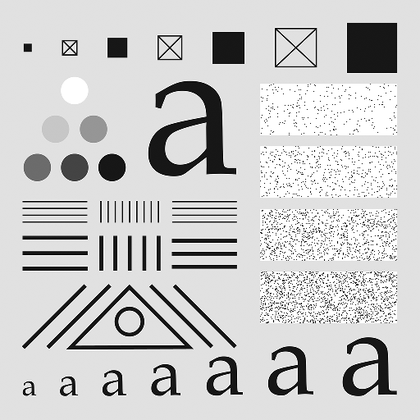
%> input picture Assignment 5/testpattern512.tif, 420 x 420 px, shrunk from 512 x 512 before the run
$ octave P_5_3_c.m   (GNU Octave 9; MATLAB toolbox functions it lacks are replaced by stand-ins)
%> lines starting %> are read from the running program, lines starting %| are printed output that depends on the picture
### Assignment 5/intScaling4e.m
function g = intScaling4e(f,mode,type)
[r,c,n]=size(f);
M0=min(min(f));
%disp(M0)
M1=max(max(f));
%disp(M1)
h=zeros(r,c);
g=zeros(r,c);
if n==3
   f=rgb2gray(f);
end

if mode=="default"
    if M0<0
        mode="full";
    end
    if M0>=0 && M1>1
        for i=1:r
            for j=1:c
                g(i,j)=f(i,j)/M1;

            end
        end

    end
    if M0==0 && M1==1
        for i=1:r
            for j=1:c
                g(i,j)=f(i,j);
            end
        end
    end
end

if mode=="full"
    if type=="integer"
        K=255;
        for i=1:r
            for j=1:c
                h(i,j)=f(i,j)-M0;
                g(i,j)=floor(K*h(i,j)/M1);
            end
        end
        g=uint8(g);
    end
   if type=="floating"
        K=1;
       for i=1:r
            for j=1:c
                h(i,j)=f(i,j)-M0;
                g(i,j)=(K*h(i,j)/M1);
            end
       end
   end
end

if n==3
   g=gray2rgb(g);
end

### Assignment 5/saltPepper4e.m
function g =saltPepper4e(f,ps,pp)
[m,n]=size(f);
y=rand(size(f));    %Creating Uniform Random numbers

y(y<=ps)=1;  %Setting pixel values of y<= ps as 1
y(y>ps & y<=(ps+pp))=0; %Setting pixel values of y between ps and (ps+pp)as 0

%Applying Salt pepper noise to the image f
g=f;
for i=1:m
    for j=1:n
        if y(i,j)==0
            g(i,j)=0;   %Pepper Noise
        end
        if y(i,j)==1
            g(i,j)=1;   %Salt Noise
        end
    end
end

### Assignment 5/P_5_3_c.m
clc;    clear all;
f1=imread("testpattern512.tif");
%> f1 is the input picture: size 420x420 uint8; min 0, max 255, mean 203.8
figure(1);   imshow(f1);  title("Original Image");
f1=double(f1);
%> f1: size 420x420 double
f=intScaling4e(f1,"default","floating");    %Scaling input
%> in intScaling4e, `M0=min(min(f));`: M0 = 0
%> in intScaling4e, `M1=max(max(f));`: M1 = 255

%SALT PEPPER NOISE - Mild
g=saltPepper4e(f,0.001,0.001);
%> in saltPepper4e, `y(y>ps & y<=(ps+pp))=0;`: y: size 420x420 double; min 0, max 1, mean 0.5
%> after the loop in saltPepper4e, `for i=1:m`:
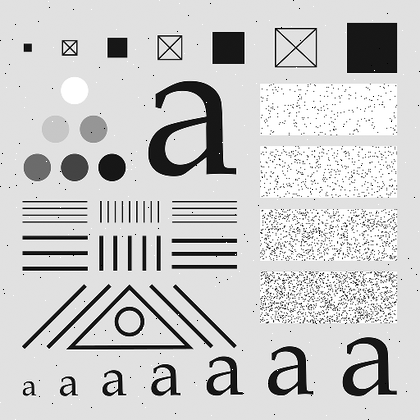
%> g: size 420x420 double; min 0, max 1, mean 0.799; mean of the top-left, top-right, bottom-left and bottom-right quarters 0.79, 0.813, 0.777, 0.814
g=intScaling4e(g,"full","integer"); %Scaling output
figure(2); subplot(2,2,1); imshow(g)
title("Image after adding mild salt pepper noise, PS=0.001 PP=0.001")

%SALT PEPPER NOISE - Intermediate
g=saltPepper4e(f,0.01,0.01);
%> call 2 of saltPepper4e, with ps = 0.01, pp = 0.01
%> in saltPepper4e (call 2), `y(y>ps & y<=(ps+pp))=0;`: y: size 420x420 double; min 0, max 1, mean 0.51
%> after the loop in saltPepper4e (call 2), `for i=1:m`:
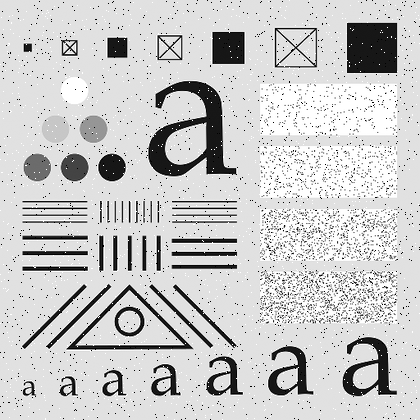
%> g: size 420x420 double; min 0, max 1, mean 0.793
g=intScaling4e(g,"full","integer"); %Scaling output
figure(2); subplot(2,2,2); imshow(g)
title("Image after adding intermediate salt pepper noise, PS=0.01 PP=0.01")

%SALT PEPPER NOISE - Heavy
g=saltPepper4e(f,0.08,0.08);
%> call 3 of saltPepper4e, with ps = 0.08, pp = 0.08
%> in saltPepper4e (call 3), `y(y>ps & y<=(ps+pp))=0;`:
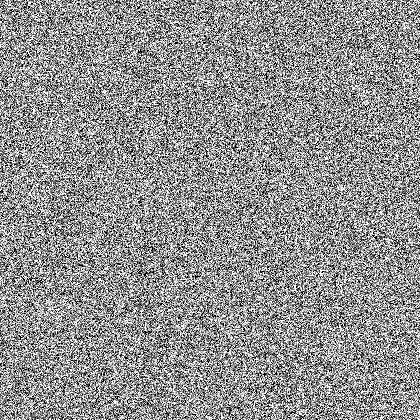
%> y: size 420x420 double; min 0, max 1, mean 0.567
%> after the loop in saltPepper4e (call 3), `for i=1:m`:
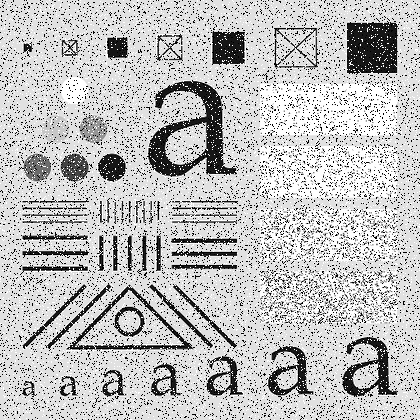
%> g: size 420x420 double; min 0, max 1, mean 0.752
g=intScaling4e(g,"full","integer"); %Scaling output
figure(2); subplot(2,2,3); imshow(g)
title("Image after adding heavy salt pepper noise, PS=0.08 PP=0.08")

%SALT PEPPER NOISE - Extra Heavy
g=saltPepper4e(f,0.3,0.3);
%> call 4 of saltPepper4e, with ps = 0.3, pp = 0.3
%> in saltPepper4e (call 4), `y(y<=ps)=1;`:
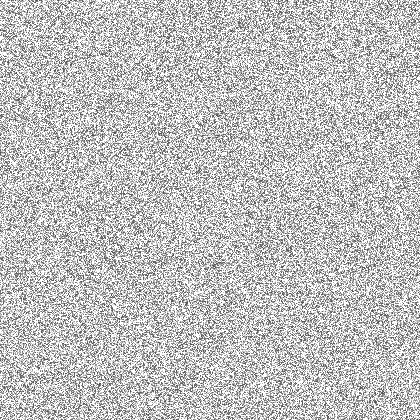
%> y: size 420x420 double; min 0.3, max 1, mean 0.755
%> in saltPepper4e (call 4), `y(y>ps & y<=(ps+pp))=0;`:
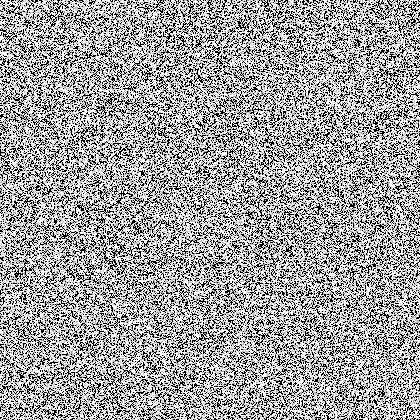
%> y: size 420x420 double; min 0, max 1, mean 0.62
%> after the loop in saltPepper4e (call 4), `for i=1:m`:
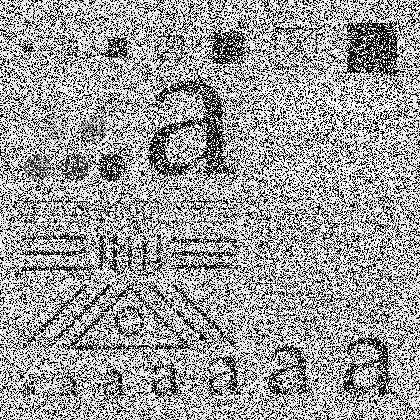
%> g: size 420x420 double; min 0, max 1, mean 0.619
g=intScaling4e(g,"full","integer"); %Scaling output
figure(2); subplot(2,2,4); imshow(g)
title("Image after adding extra heavy salt pepper noise, PS=0.3 PP=0.3")
